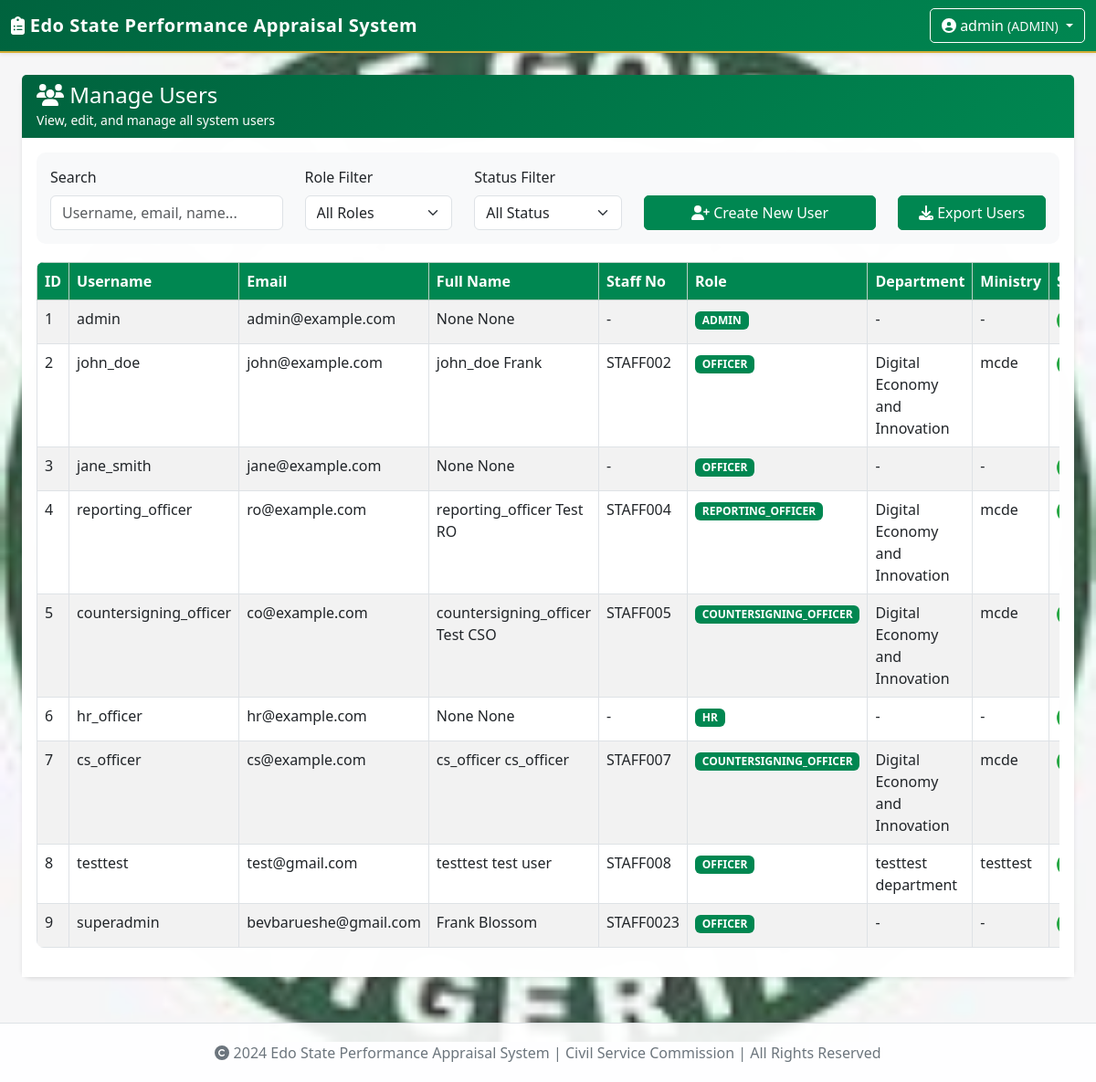
Page /admin/manage-users (signed in) on the committed database.
### app/models/user.py (models this page shows, shortened)
class User(UserMixin, db.Model):
    __tablename__ = 'users'
    id = db.Column(db.Integer, primary_key=True)
    username = db.Column(db.String(80), unique=True, nullable=False)
    email = db.Column(db.String(120), unique=True, nullable=False)
    password_hash = db.Column(db.String(200), nullable=False)
    role = db.Column(db.String(50), nullable=False, default='STAFF')
    is_active = db.Column(db.Boolean, default=True)
    created_at = db.Column(db.DateTime, default=datetime.utcnow)
    staff_no = db.Column(db.String(50), unique=True)
    surname = db.Column(db.String(100))
    first_name = db.Column(db.String(100))
    other_names = db.Column(db.String(200))
    title = db.Column(db.String(20))
    date_of_birth = db.Column(db.Date, nullable=True)
    date_first_appointment = db.Column(db.Date, nullable=True)
    post_appointed = db.Column(db.String(200))
    present_post = db.Column(db.String(200))
    salary_grade = db.Column(db.String(50))
    ministry = db.Column(db.String(200))  # MDA
    department = db.Column(db.String(200))  # Department
    division = db.Column(db.String(200))
    branch = db.Column(db.String(200))
    section = db.Column(db.String(200))
    def has_role(self, role):
        return self.role == role or self.role == 'ADMIN'
    @property
    def full_name(self):
        return f"{self.surname} {self.first_name} {self.other_names or ''}".strip()

### app/admin/routes.py (the view)
@admin_bp.route('/manage-users')
@login_required
def manage_users():
    if not current_user.has_role('ADMIN'):
        flash('Access denied', 'danger')
        return redirect(url_for('reports.dashboard'))
    users = User.query.all()
    return render_template('admin/manage_users.html', users=users)

### app/templates/admin/manage_users.html (shortened to what this page needs)
{% extends "base.html" %}
{% block content %}
<div class="container-fluid">
    <div class="row mb-4">
        <div class="col-12">
            <div class="card">
                <div class="card-header bg-success text-white">
                    <h4 class="mb-0"><i class="fas fa-users"></i> Manage Users</h4>
                    <small>View, edit, and manage all system users</small>
                </div>
                <div class="card-body">
                    <div class="filter-section">
                        <div class="row align-items-end">
                            <div class="col-md-3">
                                <label class="form-label">Search</label>
                                <input type="text" id="searchInput" class="form-control" placeholder="Username, email, name...">
                            </div>
                            <div class="col-md-2">
                                <label class="form-label">Role Filter</label>
                                <select id="roleFilter" class="form-select">
                                    <option value="">All Roles</option>
                                </select>
                            </div>
                            <div class="col-md-2">
                                <label class="form-label">Status Filter</label>
                                <select id="statusFilter" class="form-select">
                                    <option value="">All Status</option>
                                </select>
                            </div>
                            <div class="col-md-3">
                                <label class="form-label">&nbsp;</label>
                                <a href="{{ url_for('admin.create_user_page') }}" class="btn btn-create w-100 text-white">
                                    <i class="fas fa-user-plus"></i> Create New User
                                </a>
                            </div>
                            <div class="col-md-2">
                                <label class="form-label">&nbsp;</label>
                                <button class="btn btn-info w-100" onclick="exportUsers()">
                                    <i class="fas fa-download"></i> Export Users
                                </button>
                            </div>
                        </div>
                    </div>
                    <div class="table-responsive">
                        <table class="table table-striped table-bordered">
                            <thead class="table-success">
                                <tr>
                                    <th>ID</th>
                                    <th>Username</th>
                                    <th>Email</th>
                                    <th>Full Name</th>
                                    <th>Staff No</th>
                                    <th>Role</th>
                                    <th>Department</th>
                                    <th>Ministry</th>
                                    <th>Status</th>
                                </tr>
                            </thead>
                            <tbody id="usersTableBody">
                                {% for user in users %}
                                <tr data-user-id="{{ user.id }}">
                                    <td>{{ user.id }}</a>
                                    <td>{{ user.username }}</a>
                                    <td>{{ user.email }}</a>
                                    <td>{{ user.full_name or '-' }}</a>
                                    <td>{{ user.staff_no or '-' }}</a>
                                    <td><span class="badge bg-primary">{{ user.role }}</span></a>
                                    <td>{{ user.department or '-' }}</a>
                                    <td>{{ user.ministry or '-' }}</a>
                                    <td>
                                        {% if user.is_active %}
                                            <span class="status-badge status-active">Active</span>
                                        {% else %}
                                            <span class="status-badge status-inactive">Inactive</span>
                                        {% endif %}
                                </tr>
                                {% endfor %}
                            </tbody>
                        </table>
                    </div>
                </div>
            </div>
        </div>
    </div>
</div>
{% endblock %}

### app/templates/base.html (shortened to what this page needs)
<!DOCTYPE html>
<html lang="en">
<head>
    <link href="https://cdn.jsdelivr.net/npm/bootstrap@5.3.0/dist/css/bootstrap.min.css" rel="stylesheet">
    <link rel="stylesheet" href="https://cdnjs.cloudflare.com/ajax/libs/font-awesome/6.4.0/css/all.min.css">
</head>
<body>
    <nav class="navbar navbar-dark shadow-sm">
        <div class="container-fluid">
            <a class="navbar-brand" href="{{ url_for('reports.dashboard') }}">
                <i class="fas fa-clipboard-list"></i> Edo State Performance Appraisal System
            </a>
            {% if current_user.is_authenticated %}
            <div class="dropdown">
                <button class="btn btn-outline-light dropdown-toggle" type="button" data-bs-toggle="dropdown" aria-expanded="false">
                    <i class="fas fa-user-circle"></i>
                    {{ current_user.username }}
                    <small class="text-light">({{ current_user.role }})</small>
                </button>
            </div>
            {% else %}
            <a href="{{ url_for('auth.login') }}" class="btn btn-outline-light">Login</a>
            {% endif %}
        </div>
    </nav>
    <div class="container-fluid mt-4">
        {% block content %}{% endblock %}
    </div>
    <footer>
        <div class="container">
            <p class="mb-0">
                <i class="fas fa-copyright"></i> 2024 Edo State Performance Appraisal System |
                Civil Service Commission | All Rights Reserved
            </p>
        </div>
    </footer>
</body>
</html>

### app/templates/admin/manage_users.html (style rules this page uses)
.status-badge { padding: 4px 8px; border-radius: 20px; font-size: 11px; font-weight: 600; display: inline-block; }
.status-active { background: #28a745; color: white; }
.filter-section { background: #f8f9fa; padding: 15px; border-radius: 10px; margin-bottom: 20px; }
.btn-create { background-color: #008751; border-color: #008751; }

### rows in the picture
User: username "admin", role "ADMIN", id "1", email "admin@example.com", surname+first_name+other_names "None None", staff_no "-", department "-", ministry "-"
User: id "2", username "john_doe", email "john@example.com", surname+first_name+other_names "john_doe Frank", staff_no "STAFF002", role "OFFICER", department "Digital Economy and Innovation", ministry "mcde"
User: id "3", username "jane_smith", email "jane@example.com", surname+first_name+other_names "None None", staff_no "-", role "OFFICER", department "-", ministry "-"
User: id "4", username "reporting_officer", email "ro@example.com", surname+first_name+other_names "reporting_officer Test RO", staff_no "STAFF004", role "REPORTING_OFFICER", department "Digital Economy and Innovation", ministry "mcde"
User: id "5", username "countersigning_officer", email "co@example.com", surname+first_name+other_names "countersigning_officer Test CSO", staff_no "STAFF005", role "COUNTERSIGNING_OFFICER", department "Digital Economy and Innovation", ministry "mcde"
User: id "6", username "hr_officer", email "hr@example.com", surname+first_name+other_names "None None", staff_no "-", role "HR", department "-", ministry "-"
User: id "7", username "cs_officer", email "cs@example.com", surname+first_name+other_names "cs_officer cs_officer", staff_no "STAFF007", role "COUNTERSIGNING_OFFICER", department "Digital Economy and Innovation", ministry "mcde"
User: id "8", username "testtest", email "test@gmail.com", surname+first_name+other_names "testtest test user", staff_no "STAFF008", role "OFFICER", department "testtest department", ministry "testtest"
User: id "9", username "superadmin", email "bevbarueshe@gmail.com", surname+first_name+other_names "Frank Blossom", staff_no "STAFF0023", role "OFFICER", department "-", ministry "-"
